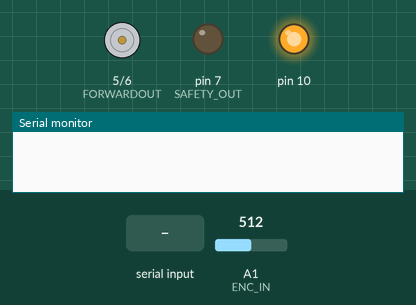
Recording of a sketch running on a simulated Arduino Uno, built with avr-gcc and run on an emulated ATmega328P. Shown: motor-driver pin pairs drawn as motors (green arrow = first pin HIGH = forward, orange = second pin HIGH = backward, longer = more drive), output pins drawn as LEDs (lit = HIGH), the last lines printed to the serial monitor. The test bench sets the inputs (shaded band); at power-on: A1 (ENC_IN) = 512. Pins used as bus, display or sensor lines are not drawn.

Above: at 1.2 s.
1.3 s: "s" received over Serial
At 2.5 s:
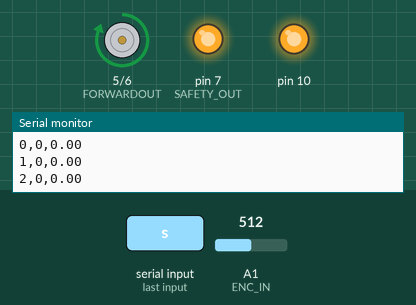
2.8 s: "c" received over Serial
At 4.0 s:
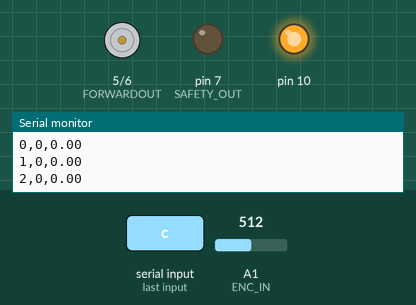
4.3 s: "p" received over Serial
At 5.0 s:
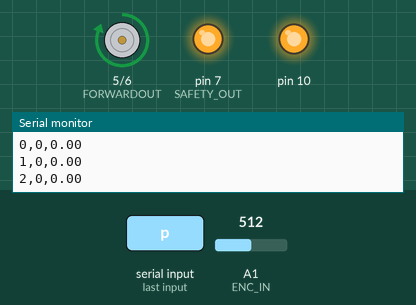
Timing chart, 0 to 13.9 s (numbered marks = the images above; inputs shaded):
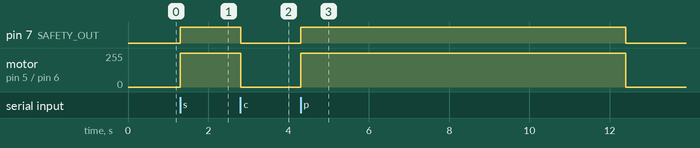

The sketch:

SpeedControl_Openloop_2024.ino
```cpp
#include <SPI.h>

#define ENC_IN A1 //interrupt
#define ENC_COUNT_REV 48 //value of ppr
#define FORWARDIN 1
#define BACKWARDIN 2
#define SAFTY_IN 3
#define FORWARDOUT 5
#define BACKWARDOUT 6
#define SAFETY_OUT 7
#define NOISE_THRESHOLD 20 // Adjust this threshold as needed

byte address = 0x00;
int CS = 4;
int i = 0;
volatile long encoderValue = 0;
long currentMillis = 0;
long previousMillis = 0;
int interval = 500;
int rpm = 0;
float KmperHr = 0;
float DperR = 1.41/1000;
int stateFW = 0 ;
int stateBW = 0 ;
int statePedal = 0 ;
int adjust = 253 ;
int bit;
bool countENC = false ;
bool start = false ;
int previousState = LOW;
int currentState = LOW;

void setup() {
  pinMode(FORWARDIN, INPUT);
  pinMode(BACKWARDIN, INPUT);
  pinMode(SAFTY_IN, INPUT);
  pinMode(FORWARDOUT, OUTPUT);
  pinMode(BACKWARDOUT, OUTPUT);
  pinMode(SAFETY_OUT, OUTPUT);
  pinMode(CS, OUTPUT);
  pinMode(ENC_IN, INPUT);
  SPI.begin();
  Serial.begin(9600);
  digitalPotWrite(0);
  previousMillis = millis();
}

void updateEncoder()
{
  currentState = analogRead(ENC_IN);

  if (currentState > 400 && previousState < 80) {
    encoderValue++; // Increment count on rising edge
  }
  previousState = currentState;
}

void loop() {
  updateEncoder();
  currentMillis = millis();
  // Serial.println(analogRead(ENC_IN));
  if(countENC){
  if (currentMillis - previousMillis> interval) {
      previousMillis = currentMillis;
      // stateFW = digitalRead(FORWARDIN);
      // stateBW = digitalRead(BACKWARDIN);
      // statePedal = digitalRead(SAFTY_IN);

      rpm = (float)(encoderValue * 60 / ENC_COUNT_REV);

      // Calculate Km/hr
      KmperHr = (float)((rpm*60)*DperR*2);
      Serial.print(i++);
      Serial.print(",");
      Serial.print(encoderValue);
      Serial.print(",");
      Serial.println(KmperHr);


      // Serial.print("Encoder :");
      // Serial.print(encoderValue);
      // Serial.print("\n");
      // Serial.print("rpm :");
      // Serial.print(rpm);
      // Serial.print("\n");
      // Serial.print("km/h :");
      // Serial.print(KmperHr);
      // Serial.print("\n");
      // Serial.print("\n");
      encoderValue = 0;
  }
    autospeed();
    // Serial.println(analogRead(A1));
  }
  else{
    digitalWrite(SAFETY_OUT, LOW);
    digitalWrite(FORWARDOUT, LOW);
    digitalPotWrite(0);
  }

  char inChar = Serial.read();
  if (inChar == 'c'){ //use for stop the car
    encoderValue=0;
    i=0;
    countENC = false;

  }
  if (inChar == 's'){ //use for start the car
    encoderValue=0;
    countENC = true;
    autospeed();
  }
  if (inChar == 'p'){ //use for set interval time
    encoderValue=0;
    digitalPotWrite(0);
    digitalWrite(SAFETY_OUT, HIGH);
    digitalWrite(FORWARDOUT,HIGH);
    delay(100);
    digitalPotWrite(20);
    delay(8000);
    digitalWrite(SAFETY_OUT, LOW);
    digitalWrite(FORWARDOUT,LOW);
    digitalPotWrite(0);
    Serial.print("encoderValue: ");
    Serial.println(encoderValue);
}
}


void autospeed(){
  digitalWrite(SAFETY_OUT, HIGH);
  digitalWrite(FORWARDOUT,HIGH);
  delay(50);
  digitalPotWrite(25); //set speed in binary value (0-255)
}
void runSpeed(float stateFW,float stateBW,float statePedal,float val)
{
  char inChar = Serial.read();
   if(statePedal == 1)
  {
    digitalWrite(SAFETY_OUT, HIGH);
    // digitalPotWrite(val);
    Serial.println("Pedal High");

  }
  else
  {
    digitalWrite(SAFETY_OUT, LOW);
    // digitalPotWrite(0);
  }
  if(stateFW == 1)
  {
     digitalWrite(FORWARDOUT, HIGH);
     Serial.println("FW High");
  }
  else
  {
    digitalWrite(FORWARDOUT, LOW);
  }
  if(stateBW == 1)
  {
     digitalWrite(BACKWARDOUT, HIGH);
     Serial.println("BW High");
  }
  else
  {
    digitalWrite(BACKWARDOUT, LOW);
  }
}

void digitalPotWrite(byte value){
    digitalWrite(CS, LOW);
    SPI.transfer(address);
    SPI.transfer(value);
    digitalWrite(CS, HIGH);
}
```

Measured:
- after the input at 1.3 s, pin 7 (SAFETY_OUT): LOW → HIGH at once; motor on pin 5 (FORWARDOUT) / pin 6 (BACKWARDOUT): stopped → forward 255/255 at once
- after the input at 2.8 s, pin 7 (SAFETY_OUT): HIGH → LOW at once; motor on pin 5 (FORWARDOUT) / pin 6 (BACKWARDOUT): forward 255/255 → stopped at once
- after the input at 4.3 s, pin 7 (SAFETY_OUT): LOW → HIGH at once, → LOW 8.1 s later; motor on pin 5 (FORWARDOUT) / pin 6 (BACKWARDOUT): stopped → forward 255/255 at once, → stopped 8.1 s later
